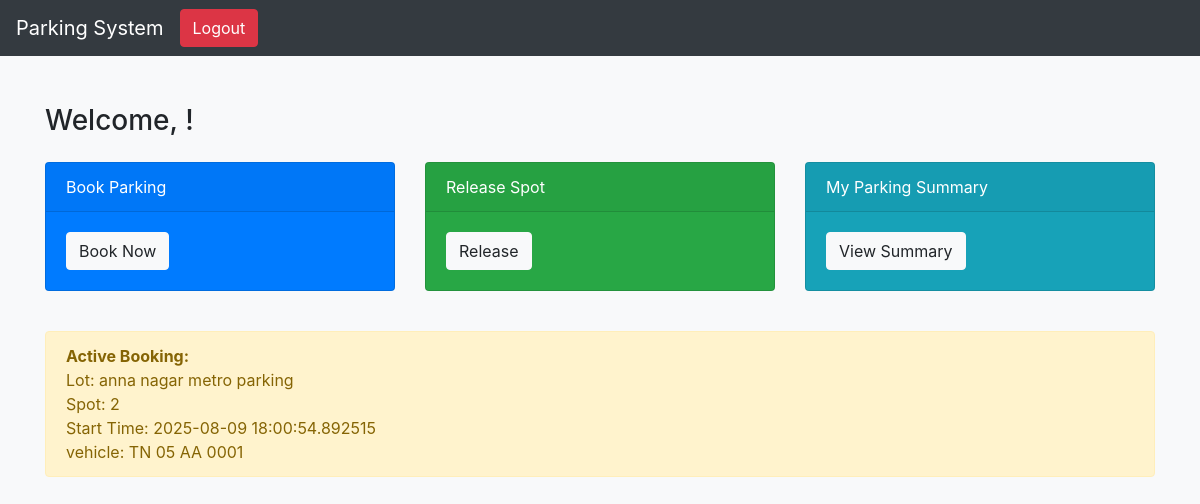
The page /user/dashboard (signed in) on the database its author committed.
### models/parking_lots.py (models this page shows)
class ParkingLot(db.Model):
    __tablename__ = 'parking_lots'
    id = db.Column(db.Integer, primary_key=True)
    prime_location_name = db.Column(db.String(200), nullable=False)
    address = db.Column(db.String(200), nullable=False)
    pin_code = db.Column(db.String(20), nullable=False)
    maximum_number_of_spots = db.Column(db.Integer, nullable=False)
    description = db.Column(db.Text)
    status = db.Column(db.String(20), default='active')
    created_at = db.Column(db.DateTime, default=datetime.utcnow)
    parking_spots = db.relationship('ParkingSpot', backref='lot', cascade="all, delete")

### models/Reservation.py (models this page shows)
class Reservation(db.Model):
    __tablename__ = 'reservations'
    id = db.Column(db.Integer, primary_key=True)
    spot_id = db.Column(db.Integer, db.ForeignKey('parking_spots.id'), nullable=False)
    user_id = db.Column(db.Integer, db.ForeignKey('users.id'), nullable=False)
    parking_timestamp = db.Column(db.DateTime, nullable=False)
    leaving_timestamp = db.Column(db.DateTime)
    status = db.Column(db.String(1), default='A')
    created_at = db.Column(db.DateTime, default=datetime.utcnow)
    parking_cost = db.Column(db.Integer, default=10)
    vehicle_number = db.Column(db.String(20), nullable=False)

### app.py (the view)
@app.route('/user/dashboard')
@login_required
def user_dashboard():
    if current_user.role != 'user':
        return redirect(url_for('login'))
    reservation = (
        Reservation.query.filter_by(user_id=current_user.id).order_by(Reservation.parking_timestamp.desc()).first()
    )
    current_booking = None
    if reservation and reservation.spot and reservation.spot.lot:
        current_booking = {
            'start_time': reservation.parking_timestamp,
            'spot_number': reservation.spot.lot_id,  # assuming this field exists
            'lot_name': reservation.spot.lot.prime_location_name,
            'vehicle_number': reservation.vehicle_number,
        }
    return render_template('user_dashboard.html', current_booking=current_booking)

### app.py (called while the page is built)
@login_manager.user_loader
def load_user(user_id):
    return User.query.get(int(user_id))

### templates/user_dashboard.html (shortened to what this page needs)
<!DOCTYPE html>
<html lang="en">
<head>
    <link rel="stylesheet" href="https://stackpath.bootstrapcdn.com/bootstrap/4.5.0/css/bootstrap.min.css">
</head>
<body class="bg-light">
    <nav class="navbar navbar-expand-lg navbar-dark bg-dark">
        <a class="navbar-brand" href="#">Parking System</a>
        <a href="{{ url_for('logout') }}" class="btn btn-danger">Logout</a>
    </nav>
    <div class="container mt-5">
        <h3>Welcome, {{ session['username'] }}!</h3>
        <div class="row mt-4">
            <div class="col-md-4">
                <div class="card text-white bg-primary mb-3">
                    <div class="card-header">Book Parking</div>
                    <div class="card-body">
                        <a href="{{ url_for('book_spot') }}" class="btn btn-light">Book Now</a>
                    </div>
                </div>
            </div>
            <div class="col-md-4">
                <div class="card text-white bg-success mb-3">
                    <div class="card-header">Release Spot</div>
                    <div class="card-body">
                        <a href="{{ url_for('release_spot') }}" class="btn btn-light">Release</a>
                    </div>
                </div>
            </div>
            <div class="col-md-4">
                <div class="card text-white bg-info mb-3">
                    <div class="card-header">My Parking Summary</div>
                    <div class="card-body">
                        <a href="{{ url_for('user_summary') }}" class="btn btn-light">View Summary</a>
                    </div>
                </div>
            </div>
        </div>
        {% if current_booking %}
            <div class="alert alert-warning mt-4">
                <strong>Active Booking:</strong><br>
                Lot: {{ current_booking['lot_name'] }}<br>
                Spot: {{ current_booking['spot_number'] }}<br>
                Start Time: {{ current_booking['start_time'] }}<br>
                vehicle: {{ current_booking['vehicle_number'] }}
            </div>
        {% endif %}
    </div>
</body>
</html>

### rows shown on the page
ParkingLot: lot_name "anna nagar metro parking"
Reservation: start_time "2025-08-09 18:00:54.892515", vehicle_number "TN 05 AA 0001"

### other values the page prints
{{ current_booking['spot_number'] }} "2"
